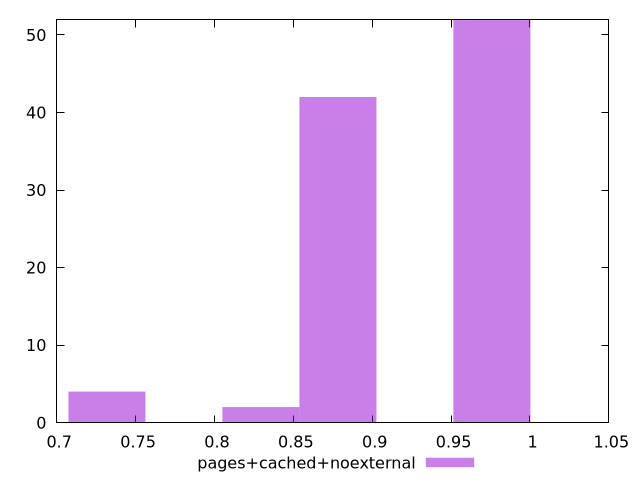

Write gnuplot code to recreate this figure.
$_pagesCachedNoexternal <<EOF
0.8782713785936146 42
0.9758570873262384 52
0.8294785242273026 2
0.7318928154946789 4
EOF
set key outside below
set terminal pngcairo
set output "report_00006_2020-11-02T20-21-41.718Z/uses-http2/pages+cached+noexternal//hist.png"
set yrange [0:52]
set boxwidth 0.04879285436631192
set style fill transparent solid 0.5 noborder
plot $_pagesCachedNoexternal title "pages+cached+noexternal" with boxes ,
